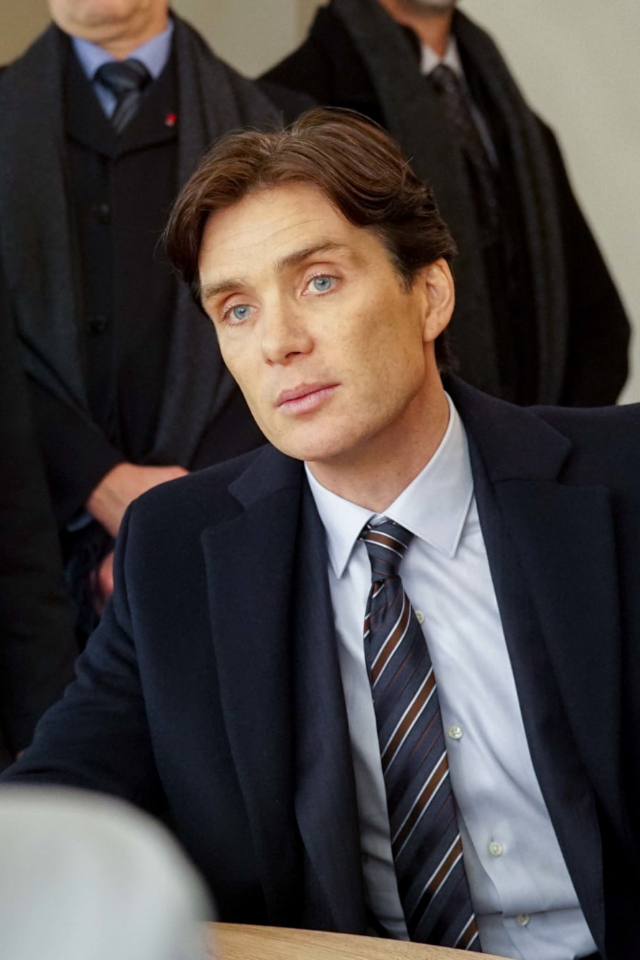
#> input picture Train/Cillian Murphy/cEight.jpg, 640 x 960 px, found by its file name; its folder holds only this picture in this run
$ python face_train.py
#> lines starting #> are read from the running program, lines starting #| are printed output that depends on the picture
import os
import cv2 as cv
import numpy as np

# people = ["Cillian Murphy", "Robert Pattinson"]

people = []
for i in os.listdir(
    r"/home/cullen/Documents/projectS7/opencv/fccBs/Train"
):  ## r-> raw string
    people.append(i)
#> pass 2 of the loop `for i in os.listdir(`:

DIR = r"/home/cullen/Documents/projectS7/opencv/fccBs/Train/"

haar_cascade = cv.CascadeClassifier("haar_face.xml")

features = []
labels = []


def create_train():
    for person in people:
        path = os.path.join(DIR, person)
        label = people.index(person)

        for img in os.listdir(path):
            img_path = os.path.join(path, img)

            img_array = cv.imread(img_path)
#> img_array is the input picture: shape (960, 640, 3); mean B, G, R 66.2, 67.8, 74.1
            gray = cv.cvtColor(img_array, cv.COLOR_BGR2GRAY)
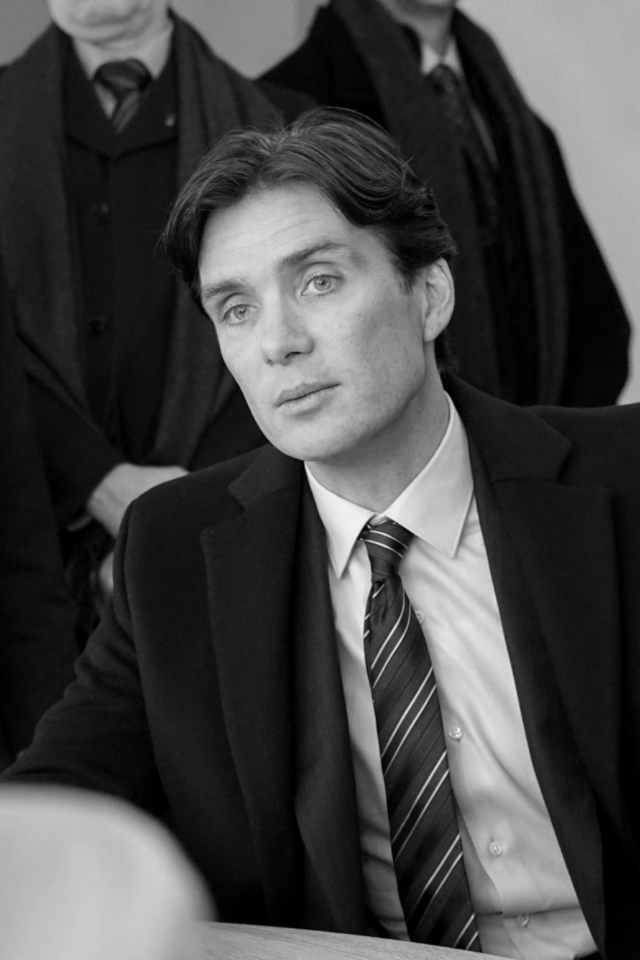
#> gray: shape (960, 640); min 0, max 245, mean 69.5
            faces_rect = haar_cascade.detectMultiScale(
                gray, scaleFactor=1.1, minNeighbors=4
            )
#> faces_rect = [[407, 268, 57, 57], [168, 196, 230, 230]]

            for x, y, w, h in faces_rect:
                face_roi = gray[
                    y : y + h, x : x + w
                ]  ## roi -> region of interest, crop out the faces of the img y to y + height & x to x + width
                features.append(faces_rect)
                labels.append(
                    label
                )  ## the label represents the index of the person associated with the detected face. This index will be used as the label for the corresponding face data in the features list.
#> this loop made 2 passes
#> pass 1, in create_train, `face_roi = gray[ y : y + h, x : x + w ]`:
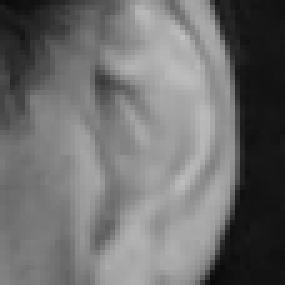
#> face_roi: shape (57, 57) (shown 5 times larger); min 9, max 192, mean 110
#> pass 2, in create_train, `face_roi = gray[ y : y + h, x : x + w ]`:
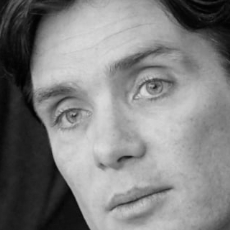
#> face_roi: shape (230, 230); min 0, max 219, mean 128.2
#> after the loop, features = [[[407, 268, 57, 57], [168, 196, 230, 230]], [[407, 268, 57, 57], [168, 196, 230, 230]]]; labels = [0, 0]
#> pass 2 of the loop in create_train, `for person in people:`:
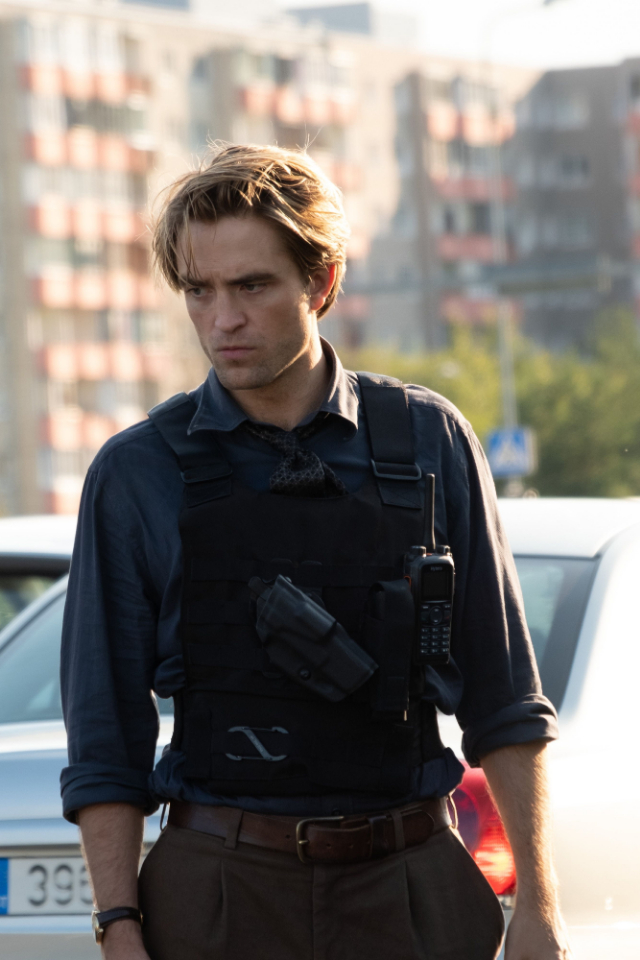
#> input picture Train/Robert Pattinson/rEight.jpg, 640 x 960 px, found by its file name
#> in create_train, img_array is the input picture: shape (960, 640, 3); mean B, G, R 113.9, 118.5, 123.7
#> in create_train, `gray = cv.cvtColor(img_array, cv.COLOR_BGR2GRAY)`:
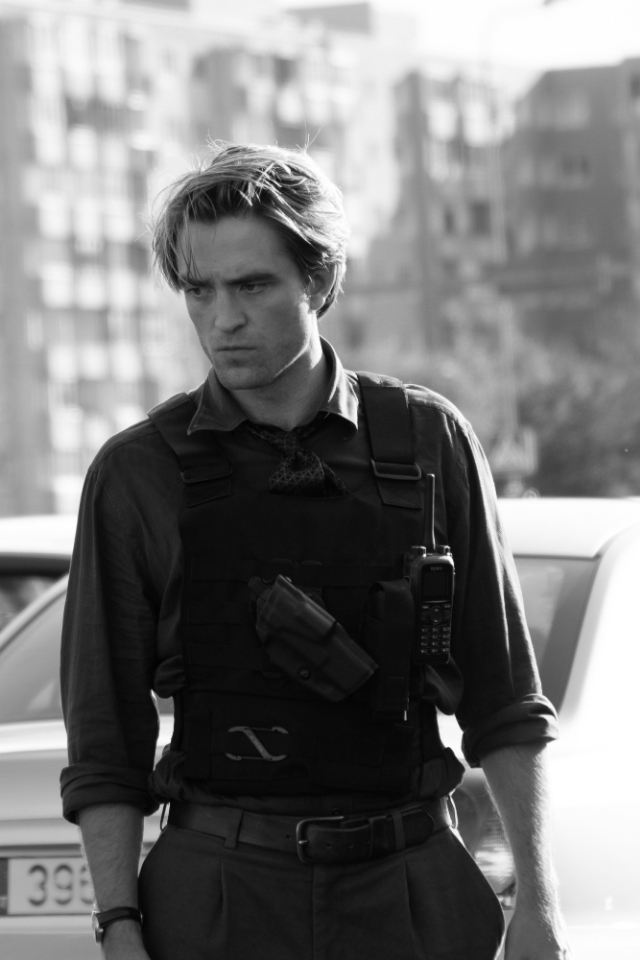
#> gray: shape (960, 640); min 1, max 255, mean 119.5
#> faces_rect = [[157, 234, 142, 142]]
#> the loop in create_train, `for x, y, w, h in faces_rect:` made 1 pass
#> pass 1, in create_train, `face_roi = gray[ y : y + h, x : x + w ]`:
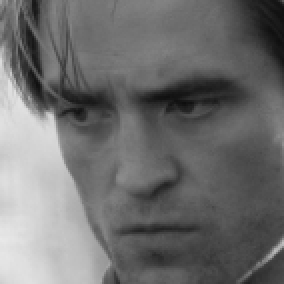
#> face_roi: shape (142, 142) (shown 2 times larger); min 14, max 233, mean 110.2
#> after the loop in create_train, `for x, y, w, h in faces_rect:`: features = [[[407, 268, 57, 57], [168, 196, 230, 230]], [[407, 268, 57, 57], [168, 196, 230, 230]], [[157, 234, 142, 142]]]; labels = [0, 0, 1]


create_train()
print("Training Done -----------------------")

features = np.array(features, dtype="object")
labels = np.array(labels)

face_recognizer = cv.face.LBPHFaceRecognizer_create()

## Train the recognizer on the features and labels list
#> (the run stopped early here; a loop or call above may not have finished)
